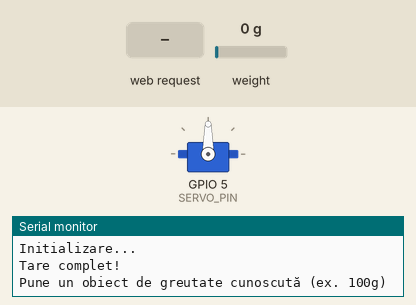
Recording of a sketch running on a simulated ESP32. On the bench: servo, the last lines printed to the serial monitor. The inputs (shaded band) are chosen by the test bench; at power-on: weight on the scale 0 g. WiFi joins after 1.5 s; servers stay silent unless stated.

Above: at 9.2 s.
9.3 s: HTTP request GET /automat received
At 12.3 s:
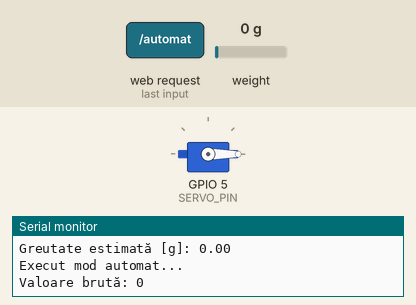
13.9 s: HTTP request GET /fill received
At 23.7 s:
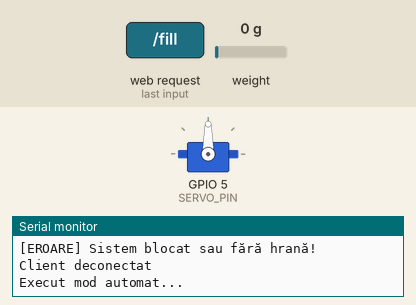
Timing chart, 0 to 24.4 s (numbered marks = the images above; inputs shaded):
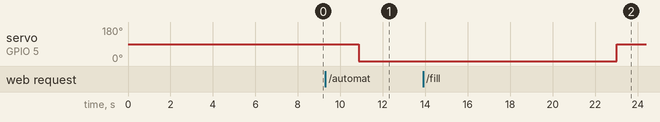

Measured:
- after the input at 9.3 s, servo on GPIO 5 (SERVO_PIN): 90° → 0° after 1.6 s
- after the input at 13.9 s, servo on GPIO 5 (SERVO_PIN): 0° → 90° after 9.1 s

The sketch:

app.ino
```cpp
#include "HX711.h"
#include <ESP32Servo.h>
#include <WiFi.h>

const char* ssid = "DIGI_ee374a";
const char* password = "6cb5a47d";

#define DT 2   // DOUT (data)
#define SCK 3  // clock
#define SERVO_PIN 5  // pinul conectat la semnalul servo

HX711 scale;
Servo servoMotor;
WiFiServer server(80);


float calibration_factor = -7050.0;


IPAddress local_IP(192, 168, 1, 50);
IPAddress gateway(192, 168, 1, 1);
IPAddress subnet(255, 255, 255, 0);


void setup() {


  Serial.begin(115200);
  WiFi.config(local_IP, gateway, subnet);
  WiFi.begin(ssid, password);

  Serial.print("Conectare...");
  while (WiFi.status() != WL_CONNECTED) {
    delay(500);
    Serial.print(".");
  }

  Serial.println("\nConectat!");
  Serial.println(WiFi.localIP());

  server.begin();


  servoMotor.attach(SERVO_PIN);
  Serial.begin(9600);
  delay(500);

  Serial.println("Initializare...");

  scale.begin(DT, SCK);
  scale.set_scale();
  scale.tare();

  Serial.println("Tare complet!");
  Serial.println("Pune un obiect de greutate cunoscută (ex. 100g)");
  delay(5000);

}


void fill() {
  long valoare_bruta = scale.read_average(10);
  Serial.print("Valoare brută: ");
  Serial.println(valoare_bruta);

  scale.set_scale(calibration_factor);

  float greutate = scale.get_units(5); // Media pe 5 citiri

  float greutate_noua = greutate + 5;

  unsigned long startTime = millis();
  const unsigned long timeout = 7000; // 7 secunde

  servoMotor.write(0); // deschis

  while (greutate < greutate_noua) {
    // Timeout?
    if (millis() - startTime > timeout) {
      Serial.println("[EROARE] Sistem blocat sau fără hrană!");
      break;
    }

    valoare_bruta = scale.read_average(10);
    scale.set_scale(calibration_factor);
    greutate = scale.get_units(5);
  }

  servoMotor.write(90); // inchis
}


bool mod_automat_activ = false;

void loop() {
  WiFiClient client = server.available();
  if (client) {
    Serial.println("Client conectat");

    String request = "";
    while (client.connected()) {
      if (client.available()) {
        char c = client.read();
        request += c;
        if (c == '\n' && request.endsWith("\r\n\r\n")) {
          break;
        }
      }
    }

    Serial.println("Cerere:");
    Serial.println(request);

    // Comenzi simple
    if (request.indexOf("GET /automat") >= 0) {
      mod_automat_activ = true;
      client.println("HTTP/1.1 200 OK\r\nContent-Type: text/plain\r\n\r\nMod automat activat");
    } else if (request.indexOf("GET /stop") >= 0) {
      mod_automat_activ = false;
      client.println("HTTP/1.1 200 OK\r\nContent-Type: text/plain\r\n\r\nMod automat oprit");
    } else if (request.indexOf("GET /fill") >= 0) {
      fill();
      client.println("HTTP/1.1 200 OK\r\nContent-Type: text/plain\r\n\r\nFilling");
    } else if (request.indexOf("GET /read") >= 0) {
      long valoare_bruta = scale.read_average(10);

      scale.set_scale(calibration_factor);

      float g = scale.get_units(5);

      client.println("HTTP/1.1 200 OK\r\nContent-Type: text/plain\r\n\r\nGreutate: " + String(g) + " g");
    } else if (request.indexOf("GET /open") >= 0) {
      servoMotor.write(0);
      client.println("HTTP/1.1 200 OK\r\nContent-Type: text/plain\r\n\r\nOPENED");
    } else if (request.indexOf("GET /close") >= 0) {
      servoMotor.write(90);
      client.println("HTTP/1.1 200 OK\r\nContent-Type: text/plain\r\n\r\nCLOSED");
    } else {
      client.println("HTTP/1.1 404 Not Found\r\nContent-Type: text/plain\r\n\r\nComanda necunoscuta");
    }

    delay(10);
    client.stop();
    Serial.println("Client deconectat");
  }

  // mod automat
  if (mod_automat_activ) {
    Serial.println("Execut mod automat...");

    long valoare_bruta = scale.read_average(10);
    Serial.print("Valoare brută: ");
    Serial.println(valoare_bruta);

    scale.set_scale(calibration_factor);

    float greutate = scale.get_units(5); // Media pe 5 citiri
    Serial.print("Greutate estimată [g]: ");
    Serial.println(greutate, 2);

    if (greutate < 1) {
      servoMotor.write(0);  // deschis
    } else {
      servoMotor.write(90);   // închis
    }

  }

  delay(50);
}
```
